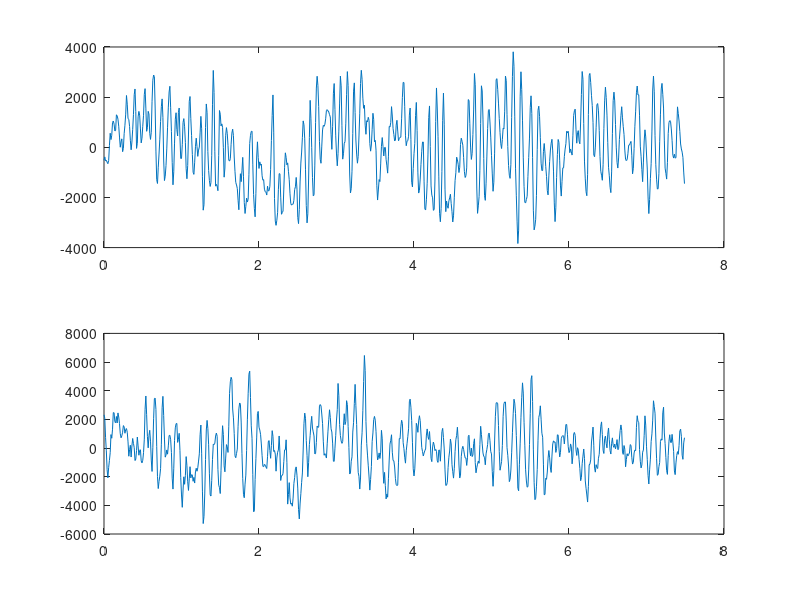

Reproduce this figure in MATLAB.

%=== Завдання #3.1 ===
% Завантаження сигналу ЕЕГ файл (eeg1-o2.dat)
fs = 100;
eeg_1 = load('eeg1-o2.dat');
eeg1 = detrend(eeg_1);
t = (0:length(eeg1)-1)/fs;
figure(14)
subplot(2, 1, 1); plot(t, eeg1);

% Завантаження сигналу ЕЕГ файл (eeg1-c3.dat)
eeg_2 = load('eeg1-c3.dat');
eeg2 = detrend(eeg_2);
t = (0:length(eeg2)-1)/fs;
subplot(2, 1, 2); plot(t, eeg2);
